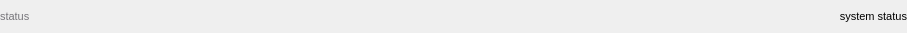
<?xml version="1.0" encoding="UTF-8"?>
<ui version="4.0">
 <class>footer_widget</class>
 <widget class="QWidget" name="footer_widget">
  <property name="geometry">
   <rect>
    <x>0</x>
    <y>0</y>
    <width>907</width>
    <height>33</height>
   </rect>
  </property>
  <property name="sizePolicy">
   <sizepolicy hsizetype="Preferred" vsizetype="Maximum">
    <horstretch>0</horstretch>
    <verstretch>0</verstretch>
   </sizepolicy>
  </property>
  <property name="maximumSize">
   <size>
    <width>16777215</width>
    <height>33</height>
   </size>
  </property>
  <property name="windowTitle">
   <string>Form</string>
  </property>
  <layout class="QGridLayout" name="gridLayout">
   <property name="leftMargin">
    <number>0</number>
   </property>
   <property name="topMargin">
    <number>3</number>
   </property>
   <property name="rightMargin">
    <number>0</number>
   </property>
   <property name="bottomMargin">
    <number>3</number>
   </property>
   <property name="horizontalSpacing">
    <number>9</number>
   </property>
   <property name="verticalSpacing">
    <number>0</number>
   </property>
   <item row="0" column="0">
    <widget class="QWidget" name="widget" native="true">
     <layout class="QGridLayout" name="gridLayout_2">
      <property name="leftMargin">
       <number>0</number>
      </property>
      <property name="topMargin">
       <number>0</number>
      </property>
      <property name="rightMargin">
       <number>0</number>
      </property>
      <property name="bottomMargin">
       <number>0</number>
      </property>
      <property name="spacing">
       <number>0</number>
      </property>
      <item row="0" column="1">
       <widget class="QLabel" name="system_status">
        <property name="font">
         <font>
          <pointsize>8</pointsize>
         </font>
        </property>
        <property name="text">
         <string>system status</string>
        </property>
        <property name="alignment">
         <set>Qt::AlignRight|Qt::AlignTrailing|Qt::AlignVCenter</set>
        </property>
       </widget>
      </item>
      <item row="0" column="0">
       <widget class="QLabel" name="status_label">
        <property name="sizePolicy">
         <sizepolicy hsizetype="Preferred" vsizetype="Preferred">
          <horstretch>0</horstretch>
          <verstretch>0</verstretch>
         </sizepolicy>
        </property>
        <property name="maximumSize">
         <size>
          <width>16777215</width>
          <height>16777215</height>
         </size>
        </property>
        <property name="font">
         <font>
          <pointsize>8</pointsize>
         </font>
        </property>
        <property name="styleSheet">
         <string notr="true">color: rgb(119, 118, 123);</string>
        </property>
        <property name="text">
         <string>status</string>
        </property>
       </widget>
      </item>
     </layout>
    </widget>
   </item>
  </layout>
 </widget>
 <resources/>
 <connections/>
</ui>
